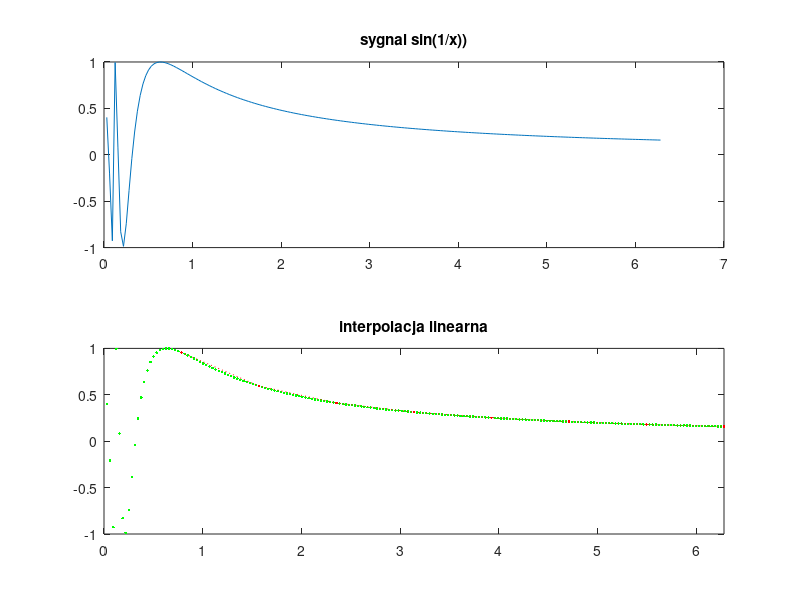
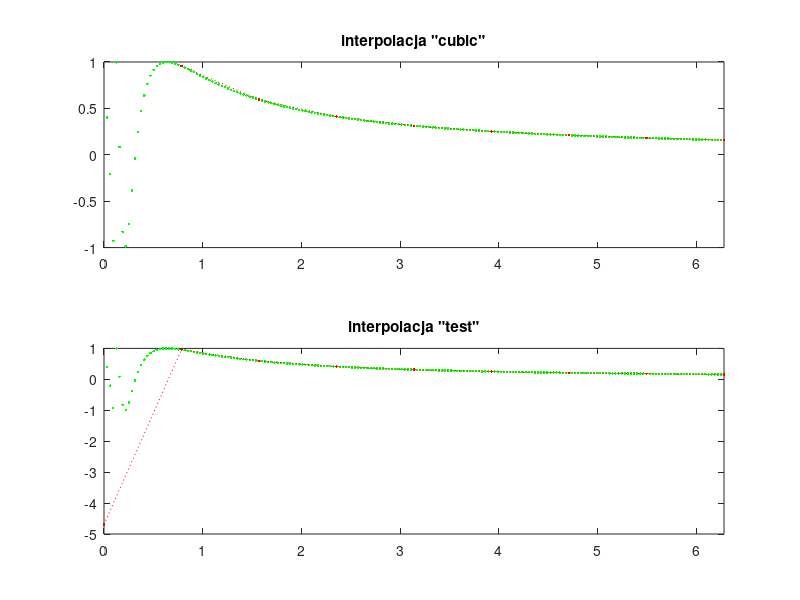

Write the MATLAB code that produced these figures, in order.
%%aoiwm 2. laby INTERPOLACJA
clear;
close all;

x = 0:0.01*pi:pi*2;
xq = 0:pi/4:2*pi;
y=sin(1./x);

figure(1);
subplot(2,1,1);
plot(x,y);
title('sygnal sin(1/x))');

subplot(2,1,2);
v1=interp1(x,y,xq,'linear');
plot(x,y,'.g',xq,v1,':.r');
xlim([0 2*pi]);
title('interpolacja linearna');


figure(2);
subplot(2,1,1);
v1=interp1(x,y,xq,'cubic');
plot(x,y,'.g',xq,v1,':.r');
xlim([0 2*pi]);
title('interpolacja "cubic"');


subplot(2,1,2);
v1=interp1(x,y,xq,'spline');
plot(x,y,'.g',xq,v1,':.r');
xlim([0 2*pi]);
title('interpolacja "test"');
